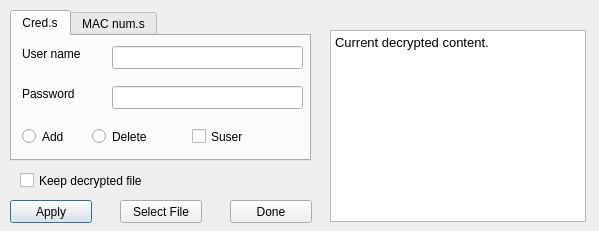
<?xml version="1.0" encoding="UTF-8"?>
<ui version="4.0">
 <class>SuserOperations</class>
 <widget class="QDialog" name="SuserOperations">
  <property name="geometry">
   <rect>
    <x>0</x>
    <y>0</y>
    <width>599</width>
    <height>231</height>
   </rect>
  </property>
  <property name="windowTitle">
   <string>Dialog</string>
  </property>
  <widget class="QTabWidget" name="operations_tab">
   <property name="geometry">
    <rect>
     <x>10</x>
     <y>10</y>
     <width>301</width>
     <height>151</height>
    </rect>
   </property>
   <property name="currentIndex">
    <number>0</number>
   </property>
   <widget class="QWidget" name="cred_oprns">
    <attribute name="title">
     <string>Cred.s</string>
    </attribute>
    <widget class="QLineEdit" name="passw_lineEdit">
     <property name="geometry">
      <rect>
       <x>100</x>
       <y>50</y>
       <width>191</width>
       <height>23</height>
      </rect>
     </property>
    </widget>
    <widget class="QLabel" name="uname_label">
     <property name="geometry">
      <rect>
       <x>10</x>
       <y>10</y>
       <width>81</width>
       <height>16</height>
      </rect>
     </property>
     <property name="text">
      <string>User name</string>
     </property>
    </widget>
    <widget class="QLabel" name="passw_label">
     <property name="geometry">
      <rect>
       <x>10</x>
       <y>50</y>
       <width>81</width>
       <height>16</height>
      </rect>
     </property>
     <property name="text">
      <string>Password</string>
     </property>
    </widget>
    <widget class="QLineEdit" name="uname_lineEdit">
     <property name="geometry">
      <rect>
       <x>100</x>
       <y>10</y>
       <width>191</width>
       <height>23</height>
      </rect>
     </property>
    </widget>
    <widget class="QRadioButton" name="usr_add_radioButton">
     <property name="geometry">
      <rect>
       <x>10</x>
       <y>90</y>
       <width>103</width>
       <height>21</height>
      </rect>
     </property>
     <property name="text">
      <string>Add</string>
     </property>
    </widget>
    <widget class="QRadioButton" name="usr_del_radioButton">
     <property name="geometry">
      <rect>
       <x>80</x>
       <y>90</y>
       <width>103</width>
       <height>21</height>
      </rect>
     </property>
     <property name="text">
      <string>Delete</string>
     </property>
    </widget>
    <widget class="QCheckBox" name="suser_checkBox">
     <property name="geometry">
      <rect>
       <x>180</x>
       <y>90</y>
       <width>88</width>
       <height>21</height>
      </rect>
     </property>
     <property name="text">
      <string>Suser</string>
     </property>
    </widget>
   </widget>
   <widget class="QWidget" name="mac_oprns">
    <attribute name="title">
     <string>MAC num.s</string>
    </attribute>
    <widget class="QLabel" name="host_label">
     <property name="geometry">
      <rect>
       <x>10</x>
       <y>10</y>
       <width>81</width>
       <height>16</height>
      </rect>
     </property>
     <property name="text">
      <string>Host</string>
     </property>
    </widget>
    <widget class="QLineEdit" name="hname_lineEdit">
     <property name="geometry">
      <rect>
       <x>100</x>
       <y>10</y>
       <width>191</width>
       <height>23</height>
      </rect>
     </property>
    </widget>
    <widget class="QLineEdit" name="macnum_lineEdit">
     <property name="geometry">
      <rect>
       <x>100</x>
       <y>50</y>
       <width>191</width>
       <height>23</height>
      </rect>
     </property>
    </widget>
    <widget class="QLabel" name="macnum_label">
     <property name="geometry">
      <rect>
       <x>10</x>
       <y>50</y>
       <width>81</width>
       <height>16</height>
      </rect>
     </property>
     <property name="text">
      <string>MAC num.</string>
     </property>
    </widget>
    <widget class="QRadioButton" name="mac_add_radioButton">
     <property name="geometry">
      <rect>
       <x>10</x>
       <y>90</y>
       <width>103</width>
       <height>21</height>
      </rect>
     </property>
     <property name="text">
      <string>Add</string>
     </property>
    </widget>
    <widget class="QRadioButton" name="mac_del_radioButton">
     <property name="geometry">
      <rect>
       <x>80</x>
       <y>90</y>
       <width>103</width>
       <height>21</height>
      </rect>
     </property>
     <property name="text">
      <string>Delete</string>
     </property>
    </widget>
   </widget>
  </widget>
  <widget class="QTextBrowser" name="current_content_textBrowser">
   <property name="geometry">
    <rect>
     <x>330</x>
     <y>30</y>
     <width>256</width>
     <height>192</height>
    </rect>
   </property>
   <property name="html">
    <string>&lt;!DOCTYPE HTML PUBLIC &quot;-//W3C//DTD HTML 4.0//EN&quot; &quot;http://www.w3.org/TR/REC-html40/strict.dtd&quot;&gt;
&lt;html&gt;&lt;head&gt;&lt;meta name=&quot;qrichtext&quot; content=&quot;1&quot; /&gt;&lt;style type=&quot;text/css&quot;&gt;
p, li { white-space: pre-wrap; }
&lt;/style&gt;&lt;/head&gt;&lt;body style=&quot; font-family:'Sans'; font-size:10pt; font-weight:400; font-style:normal;&quot;&gt;
&lt;p style=&quot; margin-top:0px; margin-bottom:0px; margin-left:0px; margin-right:0px; -qt-block-indent:0; text-indent:0px;&quot;&gt;Current decrypted content.&lt;/p&gt;&lt;/body&gt;&lt;/html&gt;</string>
   </property>
  </widget>
  <widget class="QPushButton" name="apply_pushButton">
   <property name="geometry">
    <rect>
     <x>10</x>
     <y>200</y>
     <width>82</width>
     <height>23</height>
    </rect>
   </property>
   <property name="text">
    <string>Apply</string>
   </property>
  </widget>
  <widget class="QCheckBox" name="keep_decr_checkBox">
   <property name="geometry">
    <rect>
     <x>20</x>
     <y>170</y>
     <width>141</width>
     <height>21</height>
    </rect>
   </property>
   <property name="text">
    <string>Keep decrypted file</string>
   </property>
  </widget>
  <widget class="QPushButton" name="select_file_pushButton">
   <property name="geometry">
    <rect>
     <x>120</x>
     <y>200</y>
     <width>82</width>
     <height>23</height>
    </rect>
   </property>
   <property name="text">
    <string>Select File</string>
   </property>
  </widget>
  <widget class="QPushButton" name="done_pushButton">
   <property name="geometry">
    <rect>
     <x>230</x>
     <y>200</y>
     <width>82</width>
     <height>23</height>
    </rect>
   </property>
   <property name="text">
    <string>Done</string>
   </property>
  </widget>
 </widget>
 <resources/>
 <connections/>
</ui>
